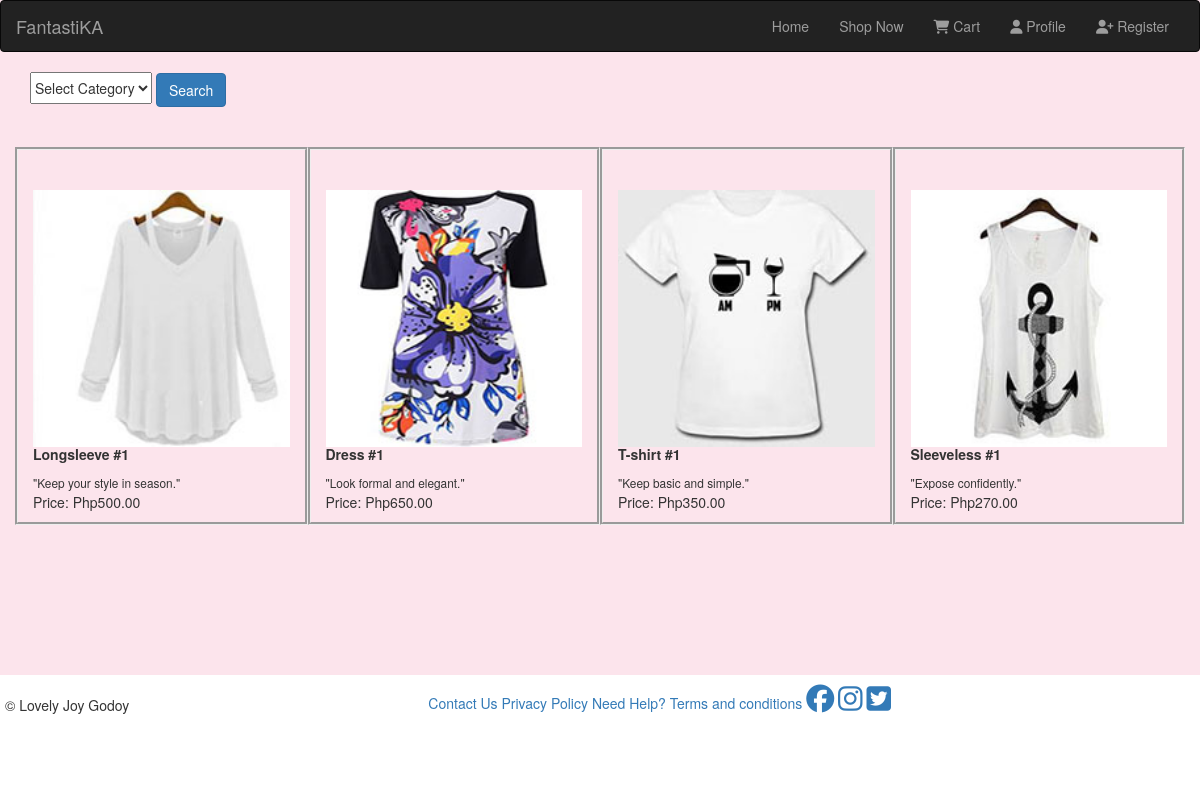
Page /menu.php on the committed database.
### tables this page shows
CREATE TABLE `items` (
  `id` int(11) NOT NULL,
  `name` varchar(255) NOT NULL,
  `description` varchar(255) NOT NULL,
  `image` varchar(255) NOT NULL,
  `price` decimal(65,2) NOT NULL,
  `category_id` int(11) NOT NULL
);

### menu.php (the view, shortened to what this page needs)
<?php
	function display_content(){
		$filter = isset($_GET['category']) ? $_GET['category'] : 'All';
		require 'connection.php';
		echo "<center><form class='category'><select id='select' name='category'><option disabled selected hidden>Select Category</option>";
		echo "</select>";
		echo "&nbsp<button class='btn btn-primary'>Search</button></form></center><br><br>";
		$sql = "SELECT * FROM items";
		$result = mysqli_query($conn,$sql);
		echo "<div class='row'  id='menu'>";
		while($item = mysqli_fetch_assoc($result)) {
			if($filter == 'All' || $item['category_id'] == $filter){
				echo "<div id='items'>";
				echo "<div class='item_display col-xs-12 col-sm-3 ' style='border-style:groove; margin-bottom: 20px'><br><br>";
			if(!isset($_SESSION['username'])){
				echo "<div class='hovereffect'>";
				echo "<img src='".$item['image']."'>
				<div class='overlay'>
           		<h5>Please <a href='home.php'>Login</a> to buy this item</h5>
        		</div>";
        		echo "</div>";
        	}
        	else {
        		echo "<img src='".$item['image']."'>";
        	}
				echo "<h5><strong>".$item['name']."</strong></h5>";
				echo "<small>".$item['description']."</small><br>";
				echo "<p>Price: Php".$item['price']."</p>";
				echo "</div>";
				echo "</div>";
			}
		}
		echo "</div>";
	}
	require "template.php";
	?>

### template.php (shortened to what this page needs)
<!DOCTYPE html>
<html lang="en">
<head>
  <link rel="stylesheet" href="https://maxcdn.bootstrapcdn.com/bootstrap/3.3.7/css/bootstrap.min.css">
 <link rel="stylesheet" href="assets/css/style.css">
</head>
<body>
  <div class="page-wrap">
    <?php require "partials/nav.php"; ?>
    <div class='container'>
      <div id="content_area">
        <?php display_content(); ?>
      </div>
    </div>
  </div>
  <footer class="site-footer">
    <?php require "partials/footer.php"; ?>
  </footer>
</body>
</html>

### partials/nav.php (shortened to what this page needs)
<nav class="navbar navbar-inverse" role="navigation" id="nav">
  <div class="container-fluid">
    <div class="navbar-header">
      <a class="navbar-brand" href="home.php" id="brand"> FantastiKA</a>
    </div>
    <div class="collapse navbar-collapse" id="collapse-navbar">
      <ul class="nav navbar-nav navbar-right">
        <li><a href="home.php">Home</a></li>
        <li><a href="menu.php">Shop Now</a></li>
        <li><a href="cart.php"><i class="fa fa-shopping-cart" aria-hidden="true"></i> Cart</a></li>
        <li><a href="profile.php"><i class="fa fa-user" aria-hidden="true"></i> Profile</a></li>
        <li><a href="register.php"><i class="fa fa-user-plus" aria-hidden="true"></i> Register</a></li>
    </ul>
  </div>
</nav>

### partials/footer.php
<footer>
	<div class="row" id='footer'>
		<p class="col-xs-12 col-sm-4 col-md-4">&copy Lovely Joy Godoy</p>
		<div class="footer-nav col-xs-12 col-sm-8 col-md-8">
		<ul class='col-xs-12'>
			<li><a href="#">Contact Us</a></li>
			<li><a href="#">Privacy Policy</a></li>
			<li><a href="#">Need Help?</a></li>
			<li><a href="#">Terms and conditions</a></li>
			<li><a href="#"><i class="fa fa-facebook-official fa-2x" aria-hidden="true"></i></a></li>
			<li><a href="#"><i class="fa fa-instagram fa-2x" aria-hidden="true"></i></a></li>
			<li><a href="#"><i class="fa fa-twitter-square fa-2x" aria-hidden="true"></i></a></li>
		</ul>
		</div>
	</div>
</footer>

### template.php (style rules this page uses)
* { padding: 0; margin: 0; box-sizing: border-box; text-align: justify; }
body { background-color: #fce4ec; }
html, body { height: 100%; }
.page-wrap { min-height: 100%; margin-bottom: -125px; }
.page-wrap:after { content: ""; display: block; }
.site-footer, .page-wrap:after { height: 125px; }
.site-footer { background: #FFFFFF; padding: 10px; }
img { width: 100%; }
.hovereffect { width:100%; height:100%; float:left; overflow:hidden; position:relative; text-align:center; cursor:default; }
#select { height: 32px; }
.row > p { padding: 10px; }
li { display: inline-block; text-decoration: none; }

### rows in the picture
items: image (picture), name "Longsleeve #1", description "\"Keep your style in season.\"", price "500.00"
items: image (picture), name "Dress #1", description "\"Look formal and elegant.\"", price "650.00"
items: image (picture), name "T-shirt #1", description "\"Keep basic and simple.\"", price "350.00"
items: image (picture), name "Sleeveless #1", description "\"Expose confidently.\"", price "270.00"
